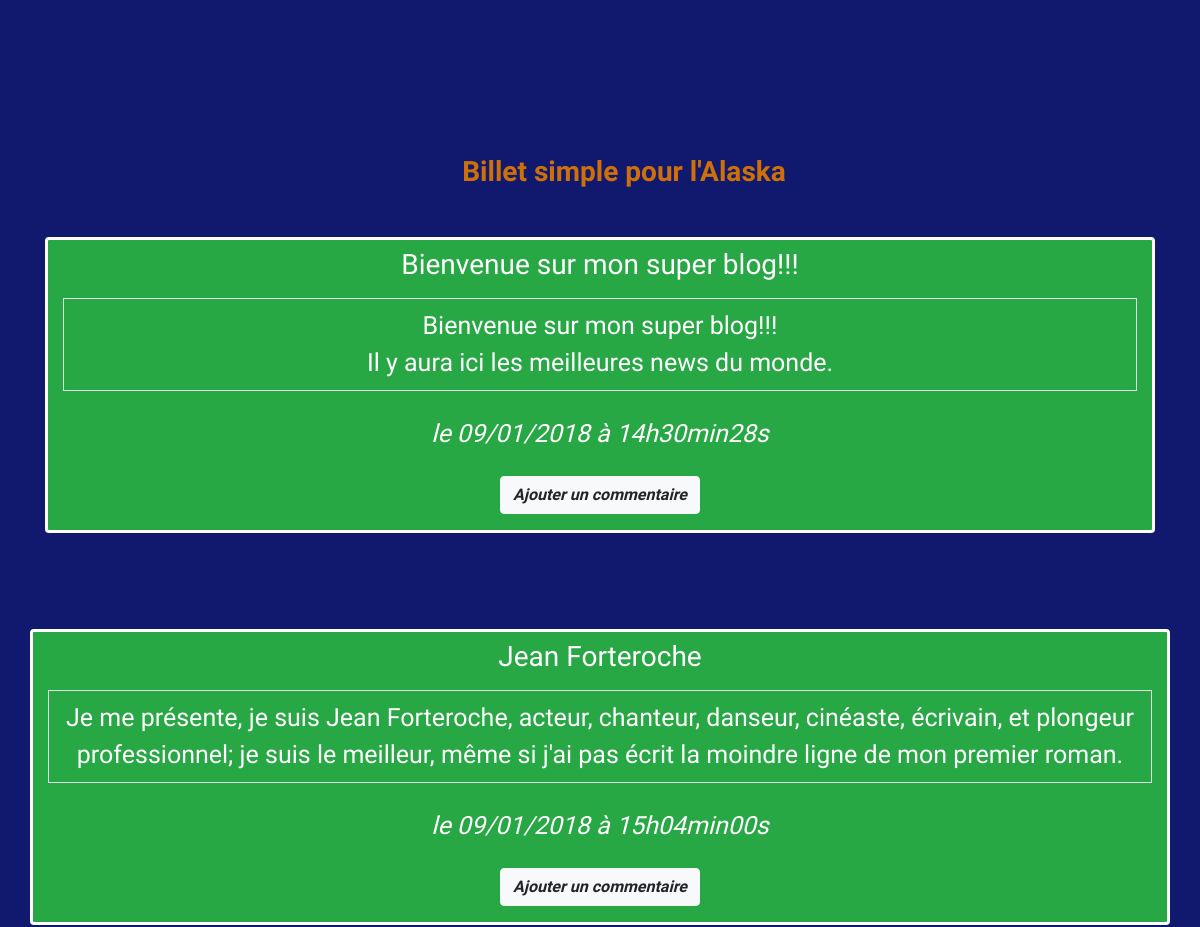
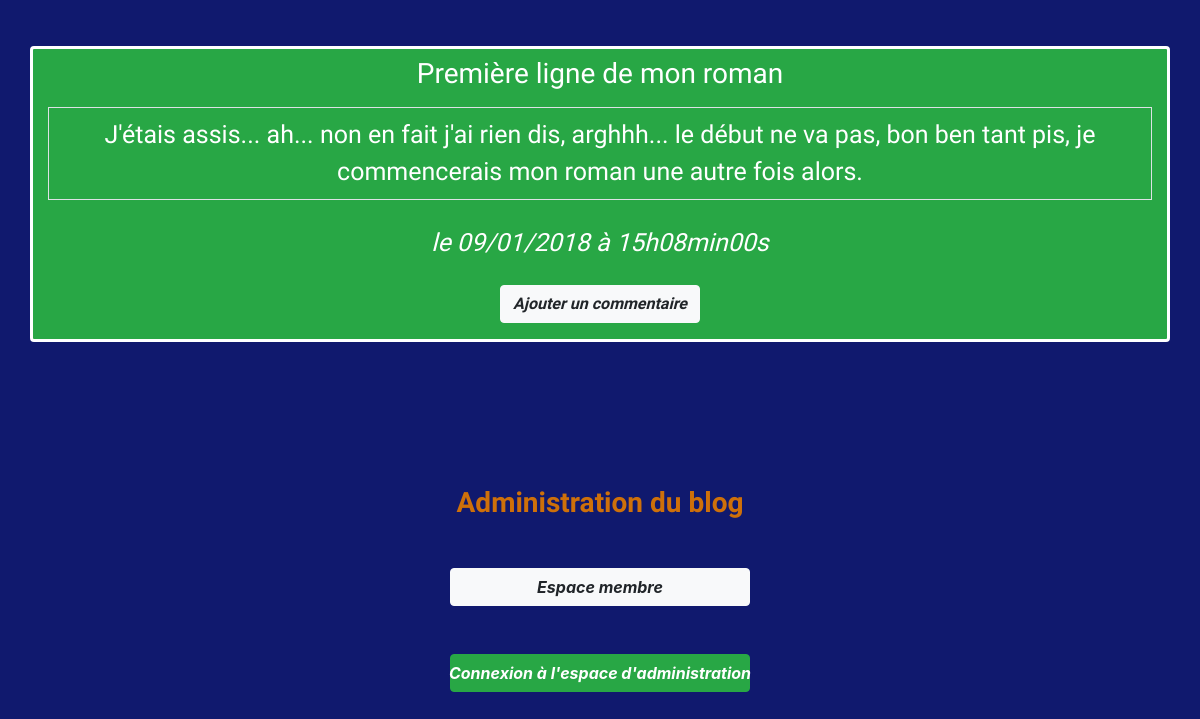
Before: / (lower part) with the older database file (2 pictures, top to bottom).
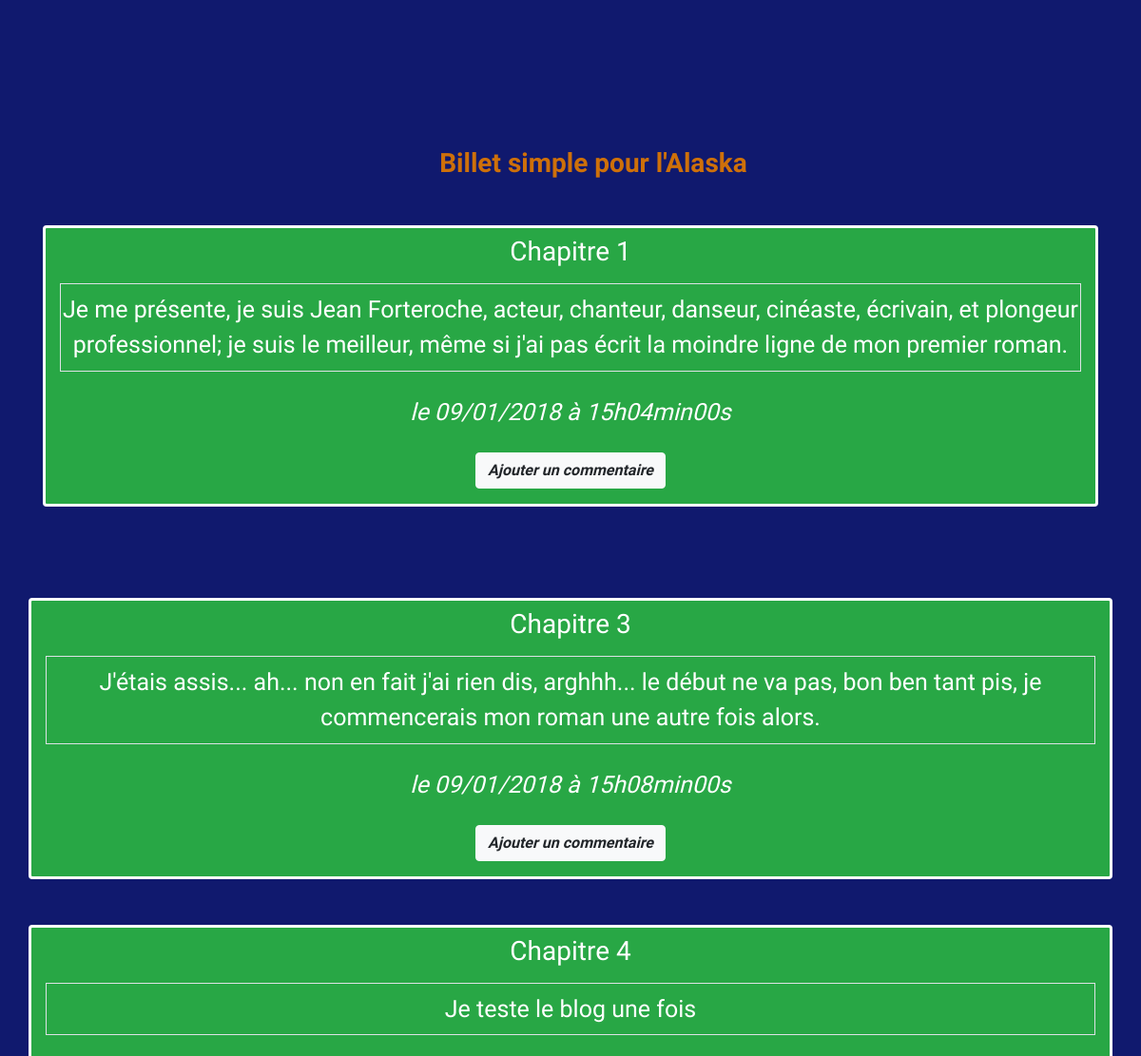
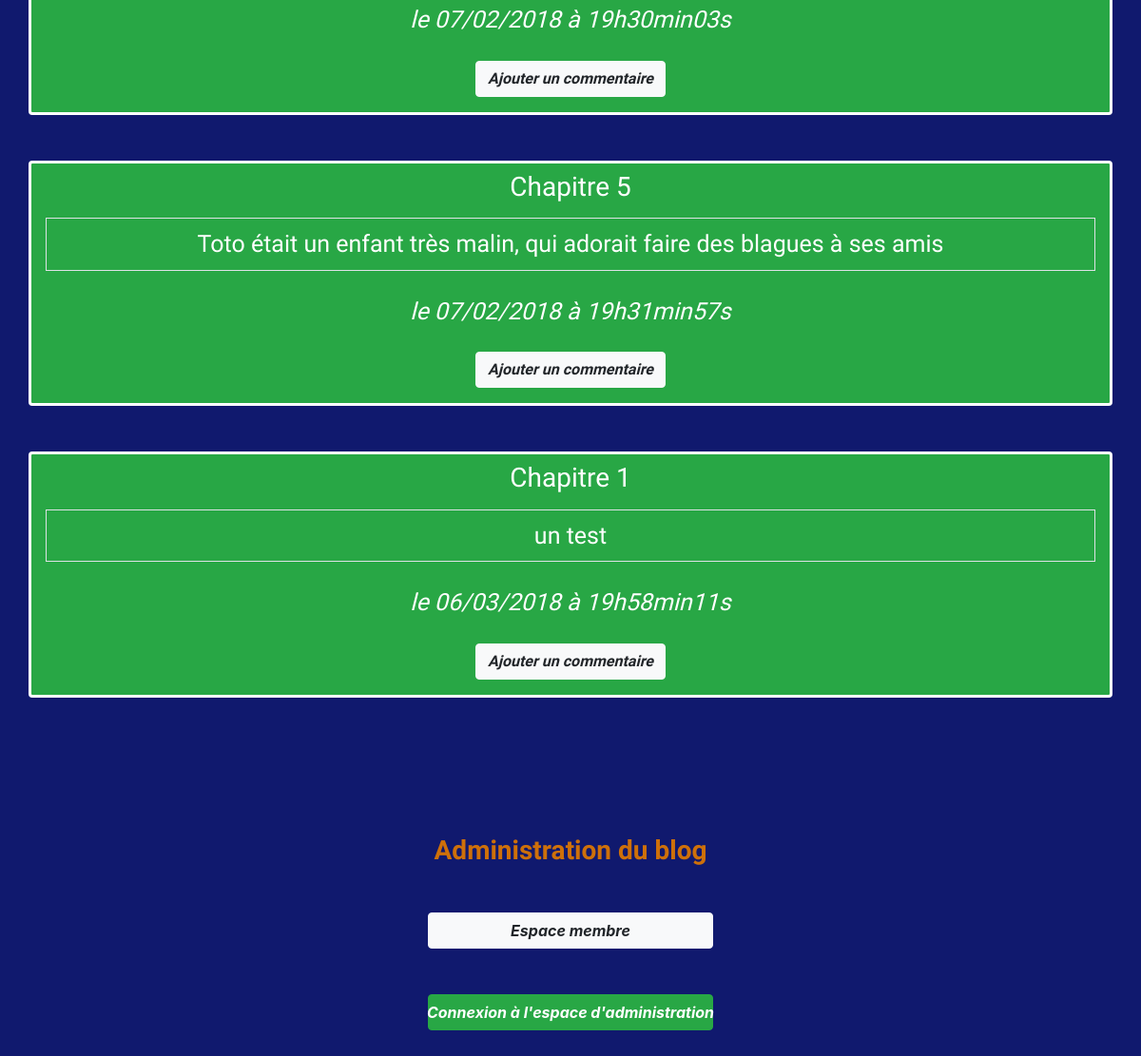
After: the same page with the newer database file (2 pictures, top to bottom).
### tables this page shows
CREATE TABLE IF NOT EXISTS `posts` (
  `id` int(11) NOT NULL AUTO_INCREMENT,
  `title` varchar(255) NOT NULL,
  `content` text NOT NULL,
  `creation_date` datetime NOT NULL,
  PRIMARY KEY (`id`)
);

### controller/frontend.php (called while the page is built, shortened)
<?php
require_once('model/PostManager.php');
function listPosts()
{
    $postManager = new \OpenClassrooms\Blog\Model\PostManager();
    $posts = $postManager->getPosts();
    require('view/frontend/listPostsView.php');
}

### model/PostManager.php (called while the page is built, shortened)
<?php
    class PostManager extends Manager
    {
        public function getPosts()
        {
            $db = $this->dbConnect();
            $req = $db->query('SELECT id, title, content, DATE_FORMAT(creation_date, \'%d/%m/%Y à %Hh%imin%ss\') AS creation_date_fr FROM posts ORDER BY creation_date ASC LIMIT 0, 5');
            return $req;
        }
    }

### view/frontend/listPostsView.php (the view, shortened to what this page needs)
<div class="container" id="presentation">
    <div class="row">
        <div class="col-sm-4 my-5">
        </div>
        <div class="col-sm-8 my-5">
        </div>
    </div>
</div>
<div class="container" id="blog">
    <div class="row">
        <div class="col-sm-12 my-5">
        <h3 class="my-5 pl-5 text-center" >Billet simple pour l'Alaska</h3>
            <?php
                while ($data = $posts->fetch())
                {
            ?>
            <div class=" container bg-success rounded mb-5">
                <h3 class="text-center text-white chapitre py-2">
                    <?= htmlspecialchars($data['title']) ?>
                </h3>
                <p  class="text-white text-center py-2 border">
                    <?= nl2br(htmlspecialchars($data['content'])) ?>
                </p>
                <p class="text-white text-center py-2">
                    <em>le <?= $data['creation_date_fr'] ?></em>
                </p>
                <a href="index.php?action=post&amp;id=<?= $data['id'] ?>" class="btn btn-light mx-auto d-flex justify-content-center mb-3 font-weight-bold font-italic" style="width: 200px;">Ajouter un commentaire</a>
            </div>
        </div>
    </div>
</div>
<?php
    }
?>
<div class="container" id="administration">
    <div class="row">
        <div class="col-sm-12 my-5" style="height: 700px;">
            <h3 class="my-5 text-center">Administration du blog</h3>
                <a href="index.php?action=adminConnect" class="btn btn-light  mx-auto d-flex justify-content-center mb-3 font-weight-bold font-italic mb-5 " style="width: 300px;">Espace membre</a>
                <a href="index.php?action=admin" class="btn btn-success  mx-auto d-flex justify-content-center mb-3 font-weight-bold font-italic mb-5 " style="width: 300px;">Connexion à l'espace d'administration</a>
        </div>
    </div>
</div>
<?php require('template.php'); ?>

Changed rows visible on the page:
removed posts: title "Bienvenue sur mon super blog!!!", content "Bienvenue sur mon super blog!!! Il y aura ici les meilleures news du monde.", creation_date_fr "09/01/2018 à 14h30min28s"
removed posts: title "Jean Forteroche", content "Je me présente, je suis Jean Forteroche, acteur, chanteur, danseur, cinéaste, écrivain, et plongeur professionnel; je suis le meilleur, même si j'ai pas écrit la moindre ligne de mon premier roman.", creation_date_fr "09/01/2018 à 15h04min00s", $data['id'] 2 (drawn)
removed posts: title "Première ligne de mon roman", content "J'étais assis... ah... non en fait j'ai rien dis, arghhh... le début ne va pas, bon ben tant pis, je commencerais mon roman une autre fois alors.", creation_date_fr "09/01/2018 à 15h08min00s"
added posts: title "Chapitre 1", content "Je me présente, je suis Jean Forteroche, acteur, chanteur, danseur, cinéaste, écrivain, et plongeur professionnel; je suis le meilleur, même si j'ai pas écrit la moindre ligne de mon premier roman.", creation_date_fr "09/01/2018 à 15h04min00s"
added posts: title "Chapitre 3", content "J'étais assis... ah... non en fait j'ai rien dis, arghhh... le début ne va pas, bon ben tant pis, je commencerais mon roman une autre fois alors.", creation_date_fr "09/01/2018 à 15h08min00s"
added posts: title "Chapitre 4", content "Je teste le blog une fois", creation_date_fr "07/02/2018 à 19h30min03s"
added posts: title "Chapitre 5", content "Toto était un enfant très malin, qui adorait faire des blagues à ses amis", creation_date_fr "07/02/2018 à 19h31min57s"
added posts: title "Chapitre 1", content "un test", creation_date_fr "06/03/2018 à 19h58min11s"
